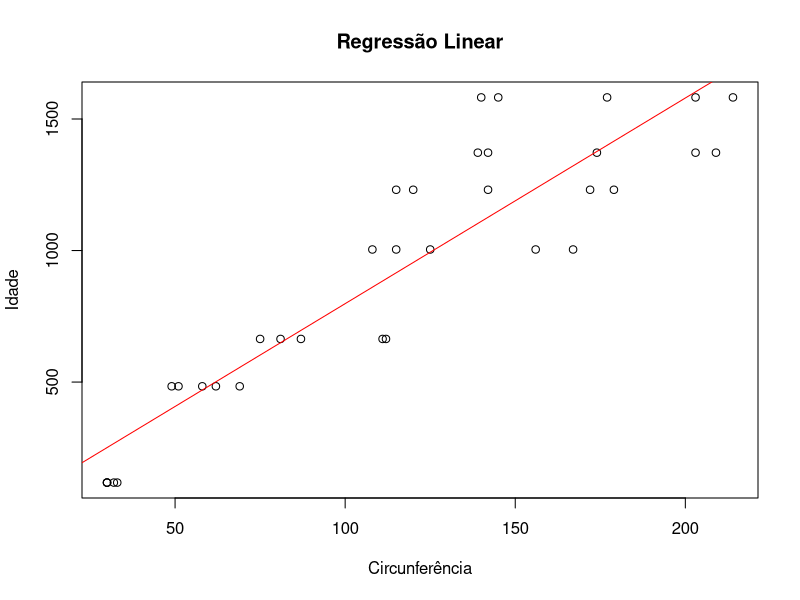
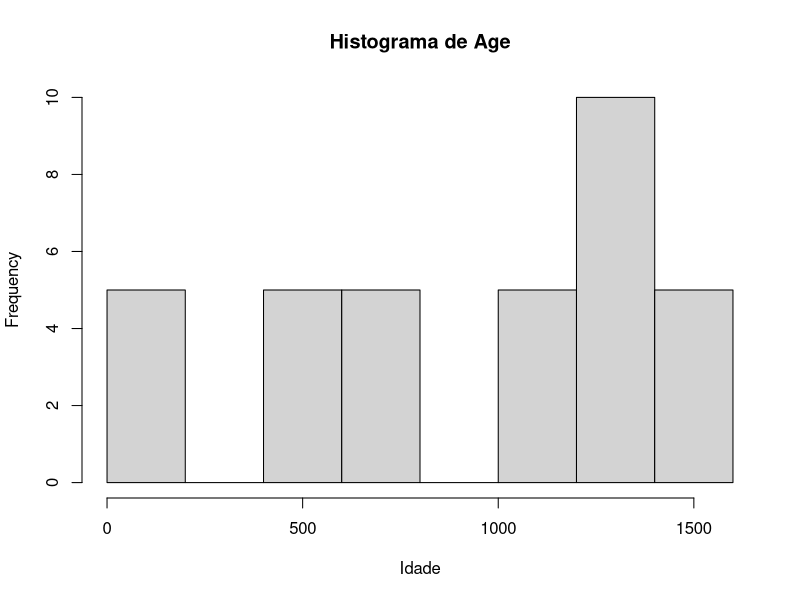
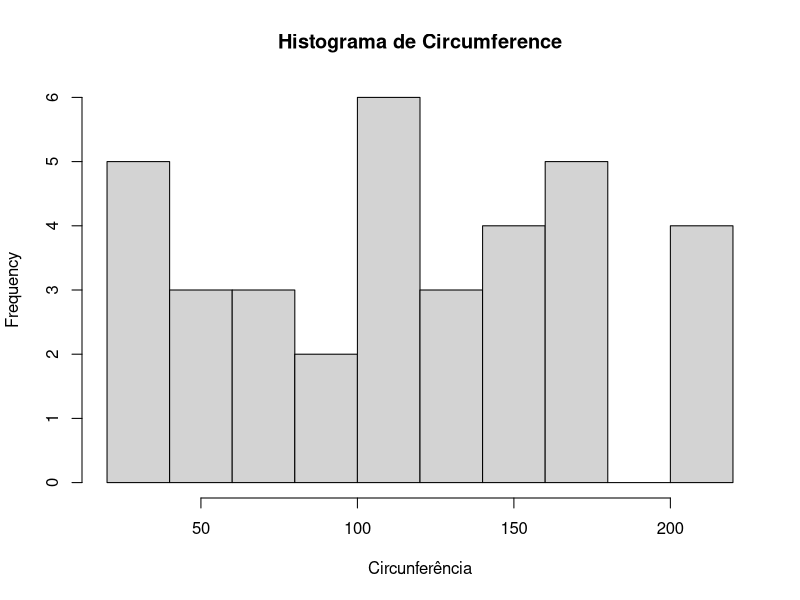
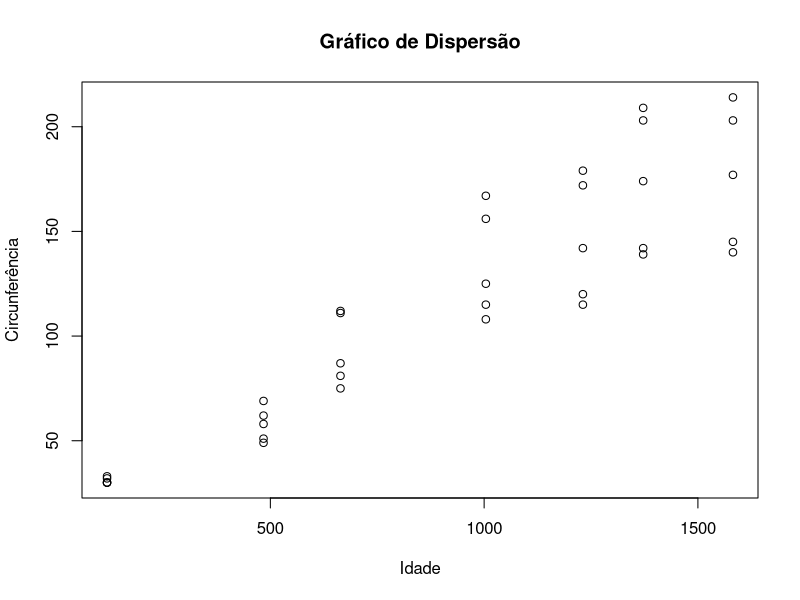
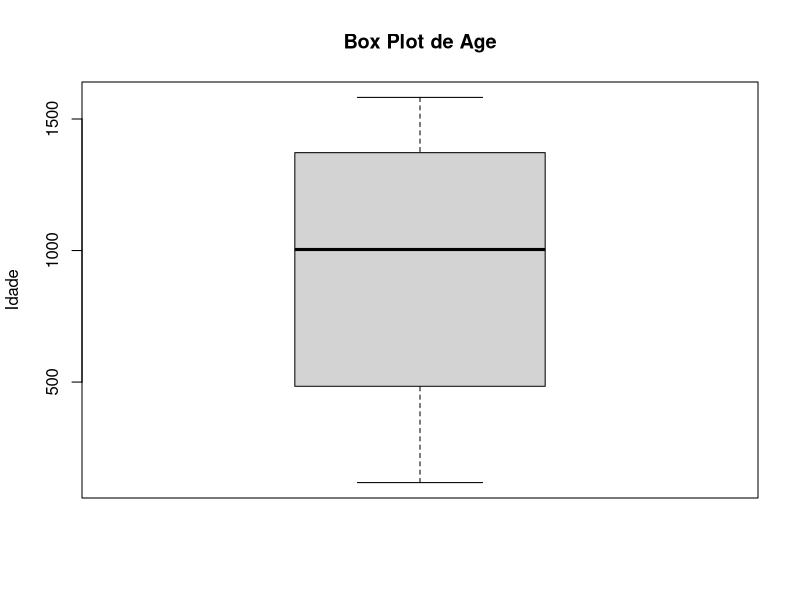
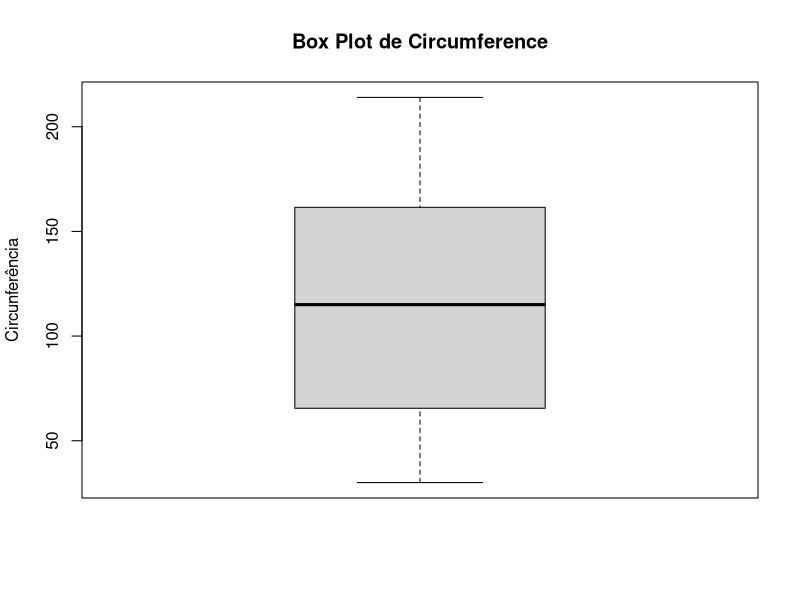

Source code (R) for these figures, in order:
data <- Orange

## PONTO 01

get_mode <- function(x) {
  uniq_x <- unique(x)
  uniq_x[which.max(tabulate(match(x, uniq_x)))]
}

# Médias
media_age <- mean(data$age)
media_circum <- mean(data$circumference)

print("Média de Age:")
print(media_age)
print("Média de Circumference:")
print(media_circum)

# Medianas
mediana_age <- median(data$age)
mediana_circum <- median(data$circumference)

print("Mediana de Age:")
print(mediana_age)
print("Mediana de Circumference:")
print(mediana_circum)

moda_age <- get_mode((data$age))
moda_circum <- get_mode((data$circumference))

print("Moda de Age:")
print(moda_age)
print("Moda de Circumference:")
print(moda_circum)

# Variâncias
var_age <- var(data$age)
var_circum <- var(data$circumference)

print("Variância de Age:")
print(var_age)
print("Variância de Circumference:")
print(var_circum)

# Desvio-Padrão
desvio_age <- sd(data$age)
desvio_circum <- sd(data$circumference)

print("Desvio-Padrão de Age:")
print(desvio_age)
print("Desvio-Padrão de Circumference:")
print(desvio_circum)

# Histograma de "age"
png(
  file = "hist_age.png",
  width = 600, height = 350
)
hist(data$age, main = "Histograma de Age", xlab = "Idade")
dev.off()

# Histograma de "circumference"
png(
  file = "hist_circumference.png",
  width = 600, height = 350
)
hist(
  data$circumference, main = "Histograma de Circumference", 
  xlab = "Circunferência"
)
dev.off()

# Gráfico de dispersão entre "age" e "circumference"
png(
  file = "hist_age_ircum.png",
  width = 600, height = 350
)
plot(
  data$age,
  data$circumference,
  xlab = "Idade",
  ylab = "Circunferência",
  main = "Gráfico de Dispersão"
)
dev.off()

# Box plot de "age"
png(
  file = "box-plot-age.png",
  width = 600, height = 350
)
boxplot(
  data$age,
  main = "Box Plot de Age",
  ylab = "Idade"
)
dev.off()

# Box de "circumference"
png(
  file = "box-plot-circum.png",
  width = 600, height = 350
)

boxplot(
  data$circumference,
  main = "Box Plot de Circumference",
  ylab = "Circunferência"
)
dev.off()

## PONTO 02

# Estimando a média da variável 'age'
media_idade <- mean(Orange$age)
print(paste('Estimação pontual da média:', media_idade))

# Estimando a variância da variável 'age'
variancia_idade <- var(Orange$age)
print(paste('Estimação pontual da variância:', variancia_idade))

# Calculando o intervalo de confiança para a média
n <- length(Orange$age)
se_media <- sqrt(variancia_idade / n)
alpha <- 0.05
z <- qnorm(1 - alpha/2)
intervalo_media <- c(media_idade - z * se_media, media_idade + z * se_media)
print(paste('Intervalo de confiança para a média:', toString(intervalo_media)))

# Calculando o intervalo de confiança para a variância
chi_lower <- qchisq(alpha/2, n-1)
chi_upper <- qchisq(1 - alpha/2, n-1)
intervalo_variancia <- ((n - 1) * variancia_idade) / c(chi_upper, chi_lower)
print(paste('Intervalo de confiança para a variância:', toString(intervalo_variancia)))

## PONTO 03

# Definindo dataset
data <- Orange

# Fazendo o teste de hipótese para média = 920
valor_teste_media <- 920
teste_hip_media <- t.test(data$age,
                          alternative = "two.sided",
                          mu = valor_teste_media,
                          confident.interval = 0.95)

print(teste_hip_media$p.value)

## PONTO 04

# Análise de aderência e associação

# Teste de normalidade para variável resposta (teste Shapiro-Wilk)
# Considerando que a variável resposta é age

shapiro_test <- shapiro.test(data$age)
print(shapiro_test)
# Como o valor-p é menor que 0.05, rejeitamos a hipótese nula de que a variável resposta segue uma distribuição normal

# Calculando o coeficiente de correlação de Pearson entre as variáveis age e circumference

correlation <- cor.test(data$age, data$circumference, method = "pearson")
print(correlation)

## PONTO 05

# Ajuste do modelo de regressão linear
modelo <- lm(age ~ circumference, data = Orange)

# Coeficiente de interceptação (a) e coeficiente de inclinação (b)
a <- coef(modelo)[1]
b <- coef(modelo)[2]

cat("Coeficiente angular (a):", a, "\n")
cat("Coeficiente linear (b):", b, "\n")

# Variância residual (erro)
var_erro <- summary(modelo)$sigma^2
cat("Variância do erro:", var_erro, "\n")

# Coeficiente de determinação (R²)
r2 <- summary(modelo)$r.squared
cat("Coeficiente de determinação (R²):", r2, "\n")

# Interpretação do R²
cat("O coeficiente de determinação (R²) representa a proporção da variabilidade na variável 'age' que é explicada pela variável 'circumference' no modelo de regressão.\n")
cat("Neste caso, aproximadamente", r2 * 100, "% da variabilidade é explicada pela idade das árvores.", "\n")

# Gráfico de dispersão dos dados e reta ajustada
plot(Orange$circumference, Orange$age, main = "Regressão Linear", xlab = "Circunferência", ylab = "Idade")
abline(modelo, col = "red")
